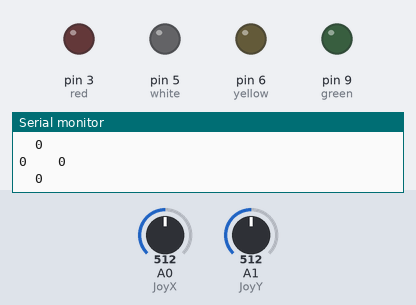
The sketch below on a simulated Arduino Uno, built with avr-gcc and run on an emulated ATmega328P. Parts: output pins drawn as LEDs (lit = HIGH), the last lines printed to the serial monitor. The inputs (shaded band) are chosen by the test bench; at power-on: A0 (JoyX) = 512, A1 (JoyY) = 512.

Above: at 1.2 s.
1.3 s: A0 (JoyX) set to 716
At 1.7 s:
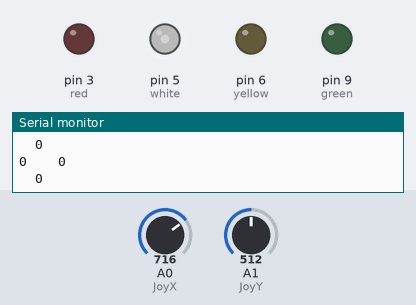
2.8 s: A1 (JoyY) set to 716
At 4.0 s:
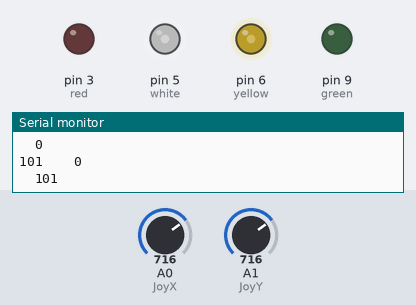
4.3 s: A0 (JoyX) set to 900
At 5.2 s:
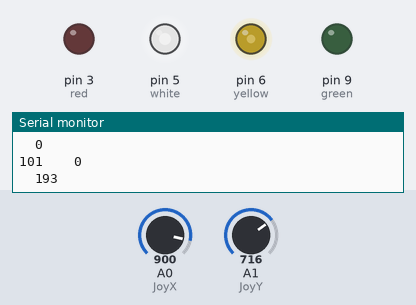
5.8 s: A1 (JoyY) set to 900
At 6.3 s:
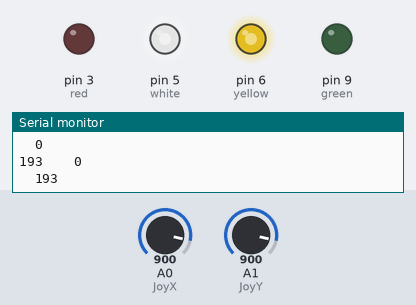
7.3 s: A0 (JoyX) set to 511
At 8.5 s:
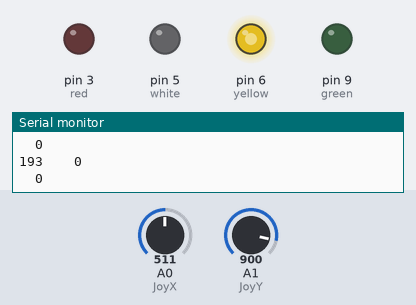
8.8 s: A1 (JoyY) set to 306
At 9.8 s:
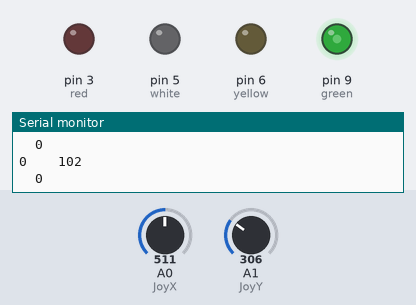
Timing chart, 0 to 11.3 s (numbered marks = the images above; inputs shaded):
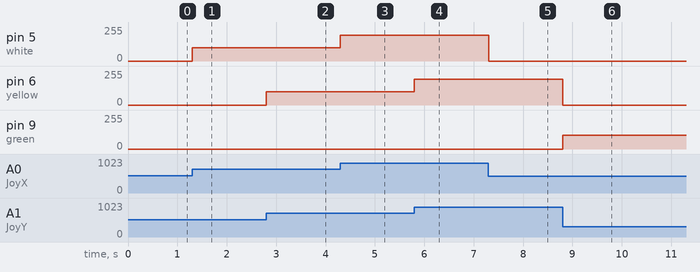

Measured:
- after the input at 1.3 s, pin 5 (white): 0/255 → 101/255 at once
- after the input at 2.8 s, pin 6 (yellow): 0/255 → 101/255 at once
- after the input at 4.3 s, pin 5 (white): 101/255 → 193/255 at once
- after the input at 5.8 s, pin 6 (yellow): 101/255 → 193/255 at once
- after the input at 7.3 s, pin 5 (white): 193/255 → 0/255 at once
- after the input at 8.8 s, pin 6 (yellow): 193/255 → 0/255 at once; pin 9 (green): 0/255 → 102/255 at once

The sketch:

Joystick_and_LED.ino
```cpp
// Arduino UNO

#define red 3
#define white 5
#define green 9
#define yellow 6

#define JoyX 0
#define JoyY 1

int readJoyX = 0;
int readJoyY = 0;

int redLED, whiteLED, greenLED, yellowLED, defaultX, defaultY;

void setup() {
  Serial.begin(9600);

  defaultX = analogRead(JoyX);
  defaultY = analogRead(JoyY);
}

void loop() {
  unsigned long long int start = millis();

  while ( (millis() - start) <= 1000 ) {
    readJoyX = analogRead(JoyX);
    readJoyY = analogRead(JoyY);

    redLED = map(readJoyX, defaultX, 0, 0, 255);
    whiteLED = map(readJoyX, defaultX, 1023, 0, 255);

    greenLED = map(readJoyY, defaultY, 0, 0, 255);
    yellowLED = map(readJoyY, defaultY, 1023, 0, 255);

    if (redLED < 0)
      redLED = 0;
    if (whiteLED < 0)
      whiteLED = 0;
    if (greenLED < 0)
      greenLED = 0;
    if (yellowLED < 0)
      yellowLED = 0;

    analogWrite(red, redLED);
    analogWrite(white, whiteLED);
    analogWrite(green, greenLED);
    analogWrite(yellow, yellowLED);
  }

  Serial.print("X = ");
  Serial.print(readJoyX);
  Serial.print("\n");

  Serial.print("Y = ");
  Serial.print(readJoyY);
  Serial.print("\n");

  Serial.print("\t");
  Serial.print(redLED);
  Serial.print("\n");

  Serial.print(yellowLED);
  Serial.print("\t\t");
  Serial.print(greenLED);
  Serial.print("\n");

  Serial.print("\t");
  Serial.print(whiteLED);
  Serial.print("\n\n");
}
```
